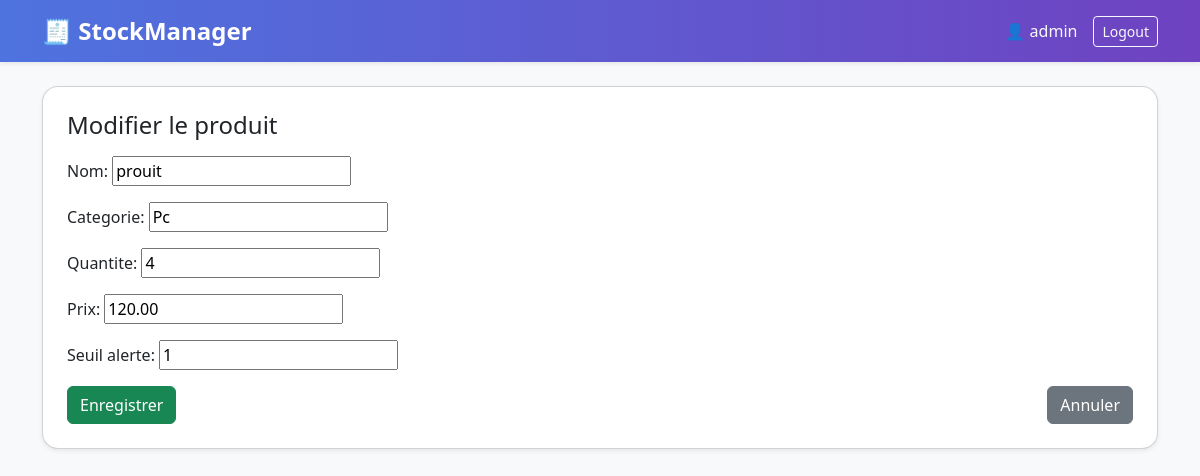
The app's page /stock/produit/3/modifier/ (signed in) with its own data.
### stock/models.py (models this page shows, shortened)
class Produit(models.Model):
    nom = models.CharField(max_length=100)
    categorie = models.CharField(max_length=100)
    quantite = models.PositiveIntegerField()
    prix = models.DecimalField(max_digits=10, decimal_places=2)
    seuil_alerte = models.PositiveIntegerField(default=5)

### stock/views.py (the view)
# urls.py: path('produit/<int:pk>/modifier/', views.produit_update, name='produit_update'),
@login_required
def produit_update(request, pk):
    produit = get_object_or_404(Produit, pk=pk)
    form = ProduitForm(request.POST or None, instance=produit)
    if form.is_valid():
        form.save()
        return redirect('dashboard')
    return render(request, 'stock/produit_form.html', {'form': form})

### stock/forms.py
class ProduitForm(forms.ModelForm):
    class Meta:
        model = Produit
        fields = '__all__'

### stock/templates/stock/produit_form.html (shortened to what this page needs)
{% extends 'stock/base.html' %}
{% block content %}
<div class="card shadow-sm p-4">
    <h4 class="mb-3">{{ form.instance.pk|yesno:"Modifier le produit,Ajouter un nouveau produit" }}</h4>
    <form method="post">
        <div class="form-group">
            {{ form.as_p }}
        </div>
        <div class="mt-3 d-flex justify-content-between">
            <button type="submit" class="btn btn-success">Enregistrer</button>
            <a href="{% url 'dashboard' %}" class="btn btn-secondary">Annuler</a>
        </div>
    </form>
</div>
{% endblock %}

### stock/templates/stock/base.html (shortened to what this page needs)
<!DOCTYPE html>
<html lang="en">
<head>
    <link href="https://cdn.jsdelivr.net/npm/bootstrap@5.3.2/dist/css/bootstrap.min.css" rel="stylesheet">
</head>
<body class="bg-light">
<nav class="navbar navbar-expand-lg navbar-custom shadow-sm">
    <div class="container">
        <a class="navbar-brand" href="{% url 'dashboard' %}">🧾 StockManager</a>
        <div class="collapse navbar-collapse d-flex justify-content-end" id="navbarNav">
            {% if user.is_authenticated %}
                <span class="navbar-text me-3">👤 {{ user.username }}</span>
                <a href="{% url 'logout' %}" class="btn btn-outline-light btn-sm">Logout</a>
            {% endif %}
        </div>
    </div>
</nav>
<div class="container py-4">
    {% block content %}{% endblock %}
</div>
</body>
</html>

### stock/templates/stock/base.html (style rules this page uses)
.navbar-custom { background: linear-gradient(90deg, #4e73df, #6f42c1); }
.navbar-brand { font-weight: bold; font-size: 1.5rem; color: #fff; }
.nav-link, .navbar-text { color: #f8f9fa !important; font-weight: 500; }
.card { border-radius: 16px; }

### records on screen
Produit: instance.pk "Modifier le produit", nom "prouit", categorie "Pc", quantite "4", prix "120.00", seuil_alerte "1"

### other values on screen
{{ user.username }} "admin"
